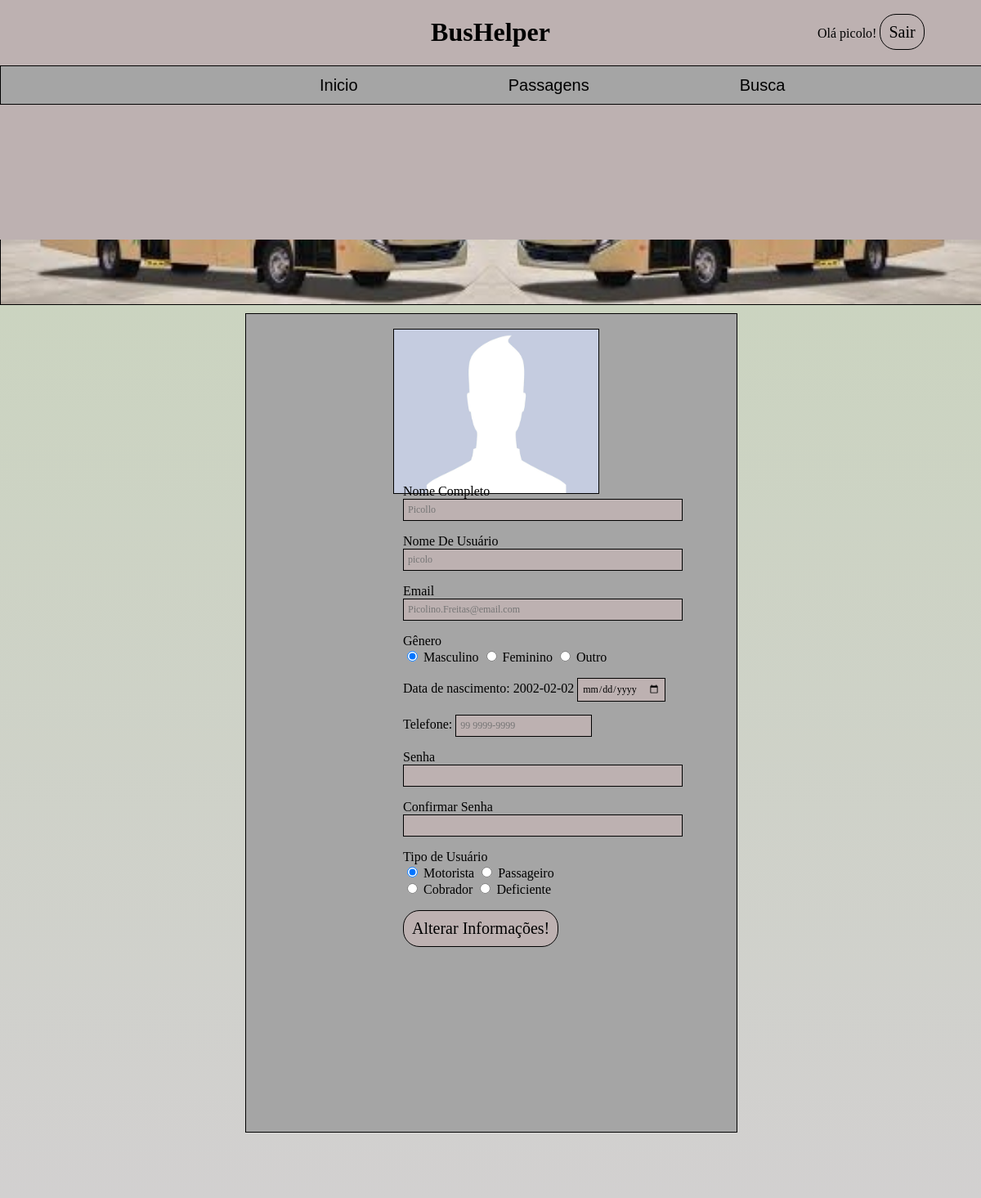
Page /Edicao.php (signed in) on the committed database.
### tables this page shows
CREATE TABLE `usuario` (
  `id_Usuario` int(11) NOT NULL,
  `nome_completo` varchar(45) NOT NULL,
  `login` varchar(45) NOT NULL,
  `email` varchar(45) NOT NULL,
  `senha` varchar(45) NOT NULL,
  `sexo` varchar(45) NOT NULL,
  `telefone` varchar(45) NOT NULL,
  `CNH` varchar(45) DEFAULT NULL,
  `tipo_carteira` int(11) DEFAULT NULL,
  `data_nasc` varchar(10) DEFAULT NULL
);

CREATE TABLE `tipo_usuario` (
  `idTipo_Usuario` int(11) NOT NULL,
  `Descricao` varchar(45) DEFAULT NULL,
  `Usuario_id_Usuario` int(11) NOT NULL,
  `especialização_idespecialização` int(11) NOT NULL
);

### Edicao.php (the view, shortened to what this page needs)
<!DOCTYPE html>
<html>
<head>
	<link rel="stylesheet" type="text/css" href="Edicao.css">
</head>
<body>
		<?php
    $dbhost = "localhost";
    $dbuser = "root";
    $dbpassword = "";
    $dbname = "bd_tcc_gujo_20";
    $link = mysqli_connect($dbhost, $dbuser, $dbpassword, $dbname) or die('Error
    connecting to MySQL Server.');
	$UserId = $_SESSION['user_id'];
    $query = "select id_Usuario, nome_completo, login, email, sexo, telefone, data_nasc, Descricao from usuario, tipo_usuario where tipo_usuario.Usuario_id_Usuario = usuario.id_Usuario and id_Usuario = '$UserId';";
	$result = mysqli_query( $link, $query ) or die('Falha, Por favor reinicie a pagina e tente novamente');
		while ( $row = mysqli_fetch_assoc( $result ) ) {
			$tabela[] = $row;
			}
		if ($tabela) {
			foreach($tabela as $coluna) {
		$id_usuario = $coluna["id_Usuario"];
	}
	}
		$Ola = $_SESSION['user_id'];
	    $queryOla = "SELECT id_Usuario, login from usuario Where id_Usuario = '$Ola';";
		$resultOla = mysqli_query( $link, $queryOla ) or die('Falha 1, Por favor reinicie a pagina e tente novamente');
    		while ( $rowOla = mysqli_fetch_assoc( $resultOla ) ) {
			$tabelaOla[] = $rowOla;
			}
		if ($tabelaOla) {
			foreach($tabelaOla as $colunaOla) {
		$OlaUsuario = $colunaOla["login"];
	}
	}
?>
	<div class="header">
	<nav id="nav">
		<ul>
			<li> Olá <?php echo $OlaUsuario; ?>! </li>
			<li><a href="Logout.php">Sair</a></li>
		</ul>
	</nav>
	<h1>BusHelper</h1>
		<div class="header_1">
		<nav id="nav_1">
	<ul>
			<li><a href="Inicio.php">Inicio</a></li>
			<li><a href="Passagem.php">Passagens</a></li>
			<li><a href="Busca.php">Busca</a></li>
		</ul>
	</nav>
	</div>
	</div>
	<div class="box1">
	</div>
	<div class="box2">
		<div class="Box2_1">
	<img class="perfil" src="perfil.jpg" alt="Imagem de Perfil" title="Imagem de Perfil">
	<div class="Box2_1_1">
<form method="post" action="<?php echo $_SERVER['PHP_SELF']?>">
			<p class="t2">Nome Completo </br> <input type="text" name="tName" id="input" size="45"
  maxlength="45" placeholder="<?php echo $coluna["nome_completo"] ?>" type="cName" /> </p>
			<p class="t2">Nome De Usuário </br> <input type="text" name="tNome" id="input" size="45"
  maxlength="45" placeholder="<?php echo $coluna["login"] ?>" type="cNome" /> </p>
  			<p class="t2">Email </br> <input type="text" name="tEmail" id="input" size="45"
  maxlength="45" placeholder="<?php echo $coluna["email"] ?>" type="cEmail" /> </p>
  	  <p class="t2"> Gênero </br>
	  	<input type="radio" value="Masculino" name="tSexo" id="cGen" <?php if ($coluna["sexo"] == "Masculino") { ?> Checked <?php } ?>/>
        <label for="cMasc"> Masculino </label>
        <input type="radio" value="Feminino" name="tSexo" id="cGen" <?php if ($coluna["sexo"] == "Feminino") { ?> Checked <?php } ?>/>
        <label for="cFem"> Feminino</label>
        <input type="radio" value="Outro" name="tSexo" id="cGen" <?php if ($coluna["sexo"] == "Outro") { ?> Checked <?php } ?>/>
        <label for="cFem"> Outro</label></p>
 	 <p>Data de nascimento:  	<?php
if ($tabela) {
	foreach($tabela as $coluna) {
	?>
<?php echo $coluna["data_nasc"]; ?>
	<?php
	}
	}
?>
   <input type="date" name="tNasc" id="input" /></p>
  	<p>Telefone: <input type="tel" id="input" name="tFone" placeholder="<?php echo $coluna["telefone"] ?>" pattern="^\d{5}-\d{4}$"  /> </p>
  				<p class="t2">Senha </br> <input type="password" name="tSenha" id="input" size="45"
  maxlength="45" type="cSenha" /> </p>
    			<p class="t2">Confirmar Senha </br> <input type="password" name="tConfiSenha" id="input" size="45"
  maxlength="45" type="cSenha" /> </p>
  	  <p class="t2"> Tipo de Usuário </br>
	  	<input type="radio" value="Motorista" name="tTipo" id="cTipo" <?php if ($coluna["Descricao"] == "Motorista") { ?> Checked <?php } ?>/>
        <label for="cMot"> Motorista </label>
        <input type="radio" value="Passageiro" name="tTipo" id="cTipo" <?php if ($coluna["Descricao"] == "Passageiro") { ?> Checked <?php } ?>/>
        <label for="cPas"> Passageiro </label></br>
        <input type="radio" value="Cobrador" name="tTipo" id="cTipo" <?php if ($coluna["Descricao"] == "Cobrador") { ?> Checked <?php } ?>/>
        <label for="cCob"> Cobrador </label>
        <input type="radio" value="Deficiente" name="tTipo" id="cTipo" <?php if ($coluna["Descricao"] == "Deficiente") { ?> Checked <?php } ?>/>
        <label for="cDef"> Deficiente </label></p>
        <input type="submit" value="Alterar Informações!" id="Editar">
</form>
</div>
</div>
	</div>
</body>
</html>

### Edicao.css (style rules this page uses)
body { background-color: #BDB1B1; margin: 0; }
h1 { text-align: center; }
.header { width: 100%; height: 20%; margin-bottom: 80%; background-color: #BDB1B1; position: fixed; }
#nav { width: 20%; height: 99%; margin-top: 1%; margin-left: 80%; position: fixed; }
#nav ul { list-style:none; }
#nav ul li { display: inline; }
#nav ul li a { width: 52px; height: 26px; background: rgba(255,255,255,0); border: 1px solid #000000; border-radius: 20px; text-decoration: none; font-size: 20px; padding: 10px; color: #000000; }
.box1 { height: 97%; margin-bottom: -1%; }
.box2 { height: 1100px; background: linear-gradient(#CBD4C0,#D2D0D0); }
.Box2_1 { width: 50%; margin-right: 25%; margin-left: 25%; height: 1000px; background: #A5A5A5; border: 1px solid #000000; border-radius: 0px; display: flex; flex-direction: row; }
.header_1 { height: 46px; background-color: #A5A5A5; border: 1px solid #000000; border-radius: 0px; position: fixed; display: flex; flex-direction: row; }
#nav_1 { width: 2000px; }
#nav_1 ul { list-style:none; width:70%; height:12.5px; margin:0 auto; padding: 12px; }
#nav_1 ul li { margin-top: 10%; display: inline; padding:90px; }
#nav_1 ul li a { color:black; font-family:sans-serif; font-size:20px; text-decoration:none; }
.perfil { width: 250px; height: 200px; margin-top: 3%; margin-left: 30%; border: 1px solid #000000; }
.Box2_1_1 { height: 60%; margin-top: 32%; margin-left: -40%; border-radius: 0px; flex-direction: row; }
#input { color: #000000; font-family: 'Source Sans Pro'; font-size: 12px; font-weight: normal; font-style: normal; text-decoration: none; text-align: left; padding: 5px; background: #BDB1B1; border: 1px solid #000000; border-radius: 0px; }
#Editar { color: #000000; font-family: 'Source Sans Pro'; font-size: 20px; font-weight: normal; font-style: normal; text-decoration: none; text-align: center; background: #BDB1B1; border: 1px solid #000000; border-radius: 20px; padding: 10px; }

### rows in the picture
usuario: login "picolo", sexo "☑"
tipo_usuario: tName "Picollo", tNome "picolo", tEmail "Picolino.Freitas@email.com", Usuario_id_Usuario.data_nasc "2002-02-02", tFone "99 9999-9999", Descricao "☑"
